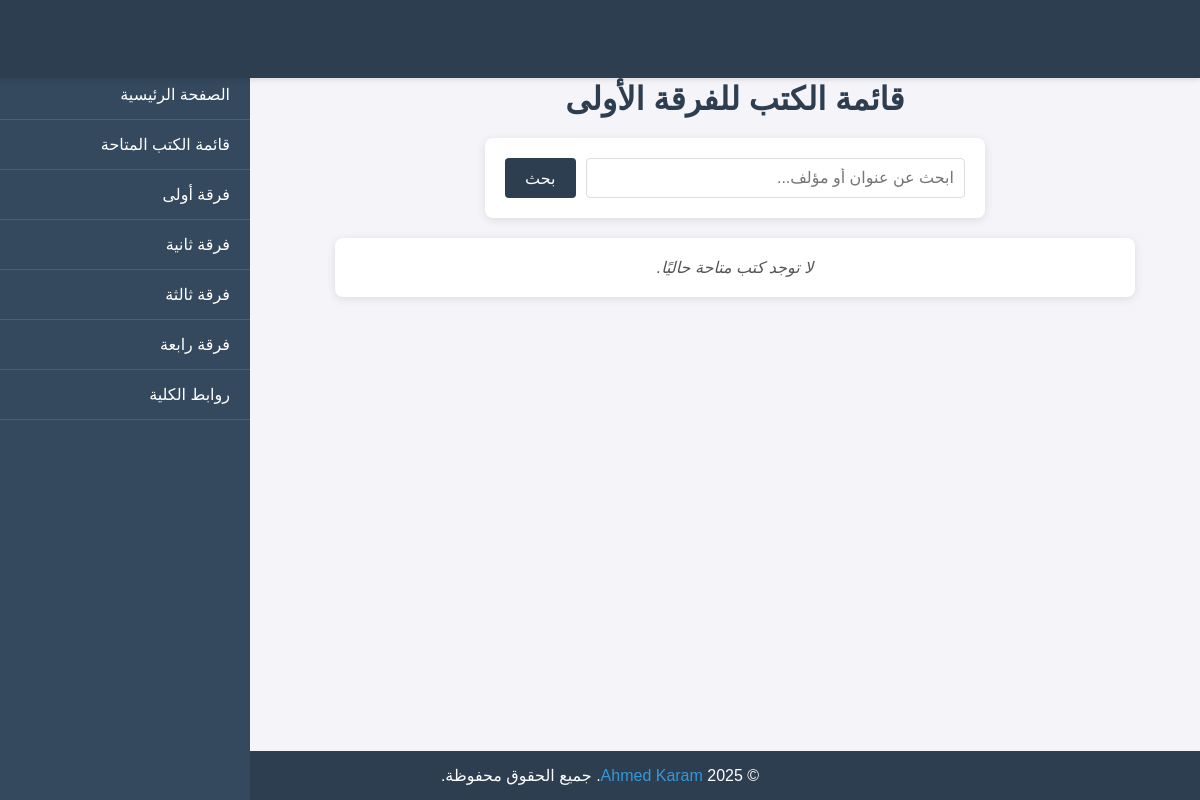
/books/year1/, run on an earlier commit of the app's database.
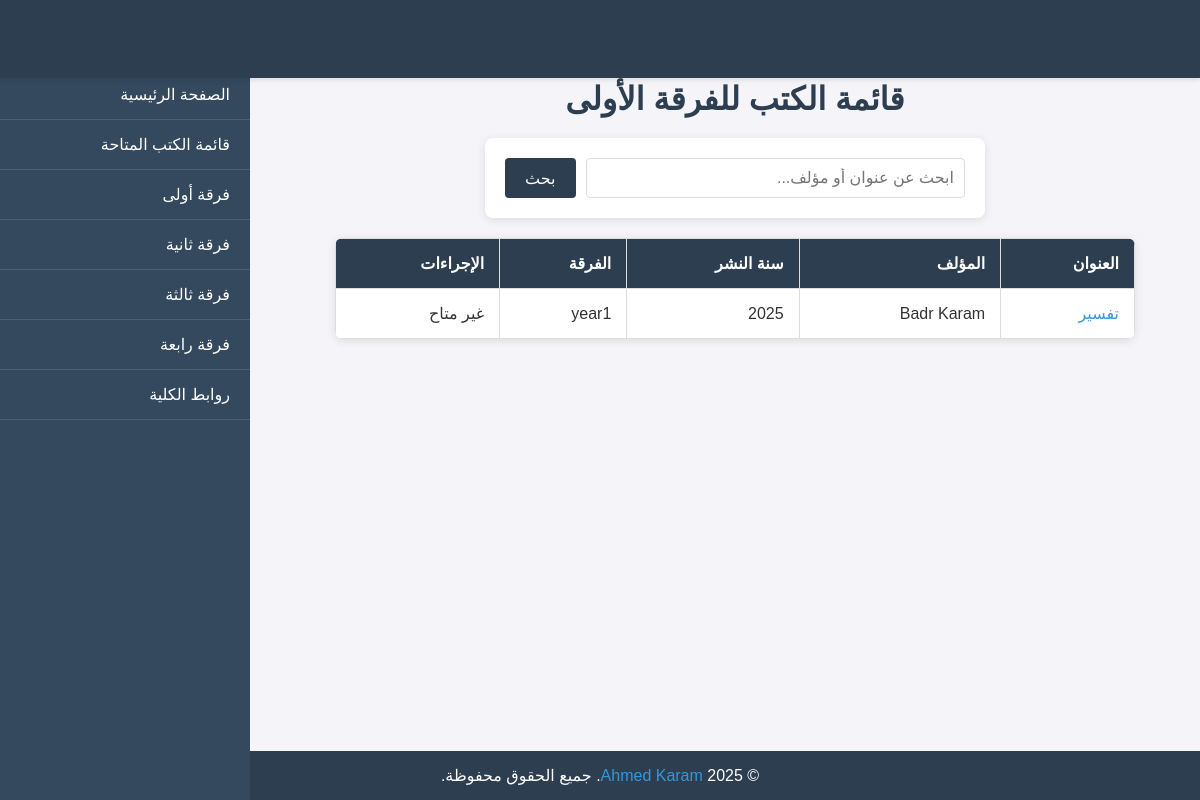
And on a later commit of the database.
### Book/models.py (models this page shows, shortened)
class Book(models.Model):
    title = models.CharField(max_length=200)
    author = models.CharField(max_length=100)
    description = models.TextField(null=True, blank=True)
    publication_date = models.DateField(null=True, blank=True)
    pdf_file = models.FileField(upload_to='books/pdfs/', null=True, blank=True)
    batch = models.CharField(max_length=10, choices=BATCH_CHOICES, default='year1')
    class Meta:
        indexes = [models.Index(fields=['title'])]

### Book/views.py (the view)
# urls.py: path('year1/', views.year1, name='year1'),
def year1(request):
    books = Book.objects.filter(batch='year1')
    context = {'books': books}
    return render(request, 'Book/year1.html', context)

### Book/templates/Book/year1.html (shortened to what this page needs)
<!DOCTYPE html>
<html lang="ar">
<head>
</head>
<body>
    <header>
        <h1>مكتبة الكلية</h1>
    </header>
    <nav class="sidebar">
        <div class="sidebar-content">
            <ul>
                <li><a href="{% url 'Book:home' %}">الصفحة الرئيسية</a></li>
                <li><a href="{% url 'Book:books_list' %}">قائمة الكتب المتاحة</a></li>
                <li><a href="{% url 'Book:year1' %}">فرقة أولى</a></li>
                <li><a href="{% url 'Book:year2' %}">فرقة ثانية</a></li>
                <li><a href="{% url 'Book:year3' %}">فرقة ثالثة</a></li>
                <li><a href="{% url 'Book:year4' %}">فرقة رابعة</a></li>
                <li><a href="{% url 'Book:college_links' %}">روابط الكلية</a></li>
            </ul>
        </div>
    </nav>
    <main class="main-content">
        <h1>قائمة الكتب للفرقة الأولى</h1>
        <div class="search-container">
            <form method="get" action="{% url 'Book:search_books' %}">
                <input type="text" name="q" placeholder="ابحث عن عنوان أو مؤلف...">
                <button type="submit">بحث</button>
            </form>
        </div>
        {% if books %}
            <table>
                <thead>
                    <tr>
                        <th>العنوان</th>
                        <th>المؤلف</th>
                        <th>سنة النشر</th>
                        <th>الفرقة</th>
                        <th>الإجراءات</th>
                    </tr>
                </thead>
                <tbody>
                    {% for book in books %}
                        <tr>
                            <td><a href="{% url 'Book:book_detail' book.pk %}">{{ book.title }}</a></td>
                            <td>{{ book.author }}</td>
                            <td>{{ book.publication_date|date:"Y" }}</td>
                            <td>{{ book.batch }}</td>
                            <td>
                                {% if book.pdf_file %}
                                    <a href="{{ book.pdf_file.url }}" target="_blank">قراءة أونلاين</a>
                                {% else %}
                                    <span>غير متاح</span>
                                {% endif %}
                            </td>
                        </tr>
                    {% endfor %}
                </tbody>
            </table>
        {% else %}
            <p class="no-books">لا توجد كتب متاحة حاليًا.</p>
        {% endif %}
    </main>
    <footer>
        <p>© 2025 <a href="https://www.facebook.com/share/1BhQoTLxFP/" target="_blank">Ahmed Karam</a>. جميع الحقوق محفوظة.</p>
    </footer>
</body>
</html>

What changed in the data, as far as the page shows it:
added Book: title "تفسير", author "Badr Karam", publication_date "2025", batch "year1", pdf_file "غير متاح"
Also different on the page:
text no longer shown: "لا توجد كتب متاحة حاليًا."
text now shown: "العنوان المؤلف سنة النشر الفرقة الإجراءات"
